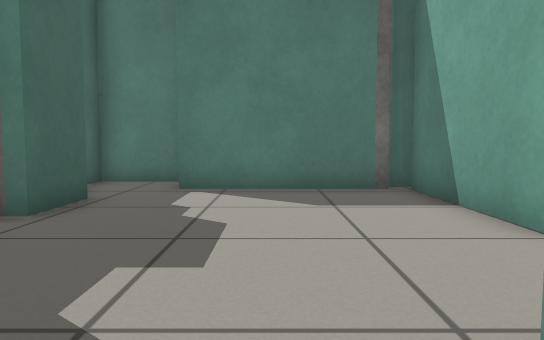
[1] (above)

15 first-person views from a walk through a Gazebo world. The camera is 0.5 m above the floor, tilts 4° down and sees 70° across. The floor is counted in squares, 0.5 m on a side. Each view is taken from the middle of a square. On the plan, view 1 faces up. The plan holds only what a view shows up to about 13 squares ahead; the rest is blank.

[2]
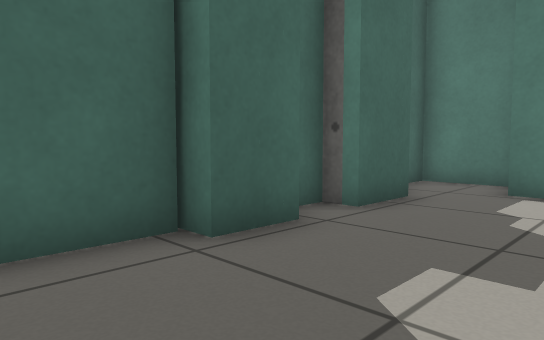

[3]
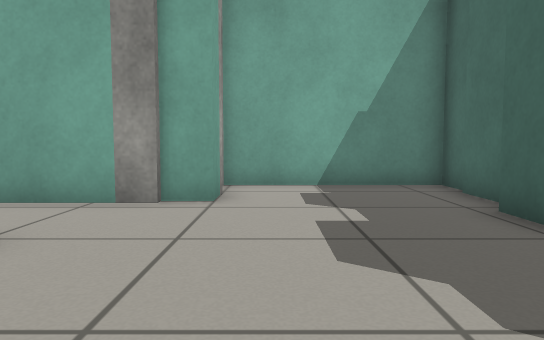

[4]
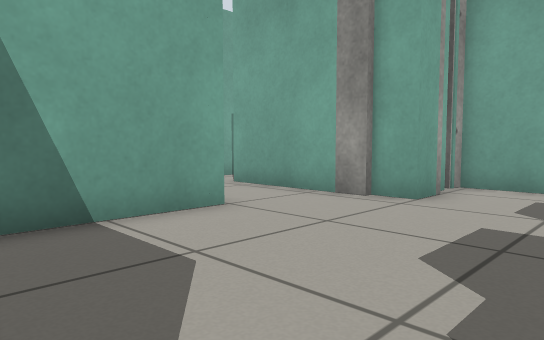

[5]
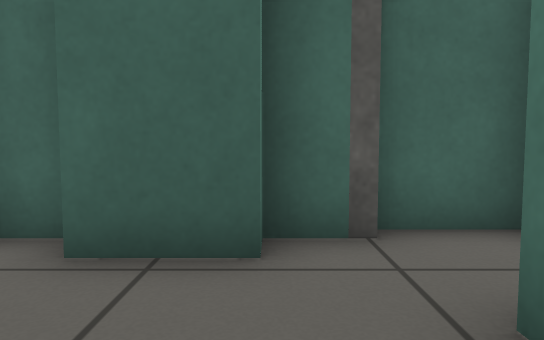

[6]
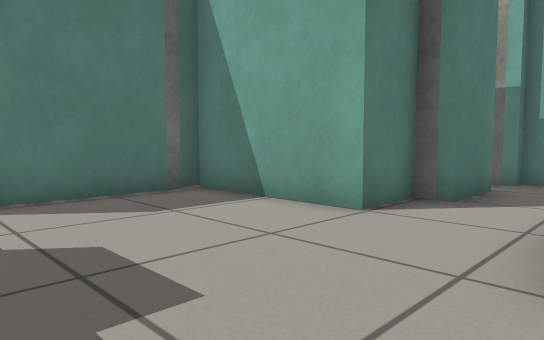

[7]
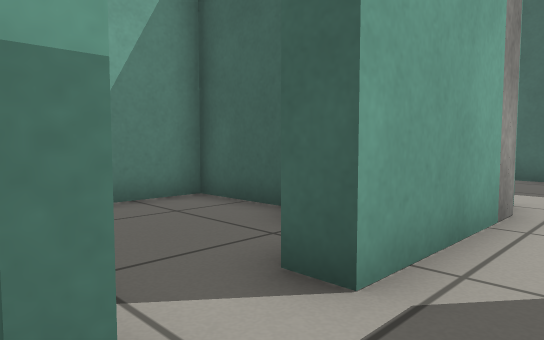

[8]
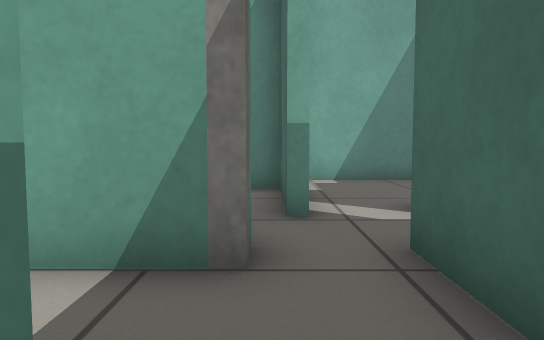

[9]
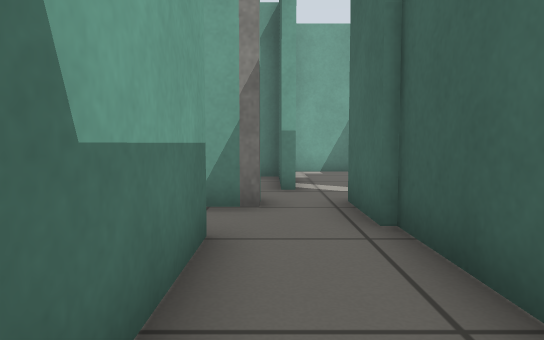

[10]
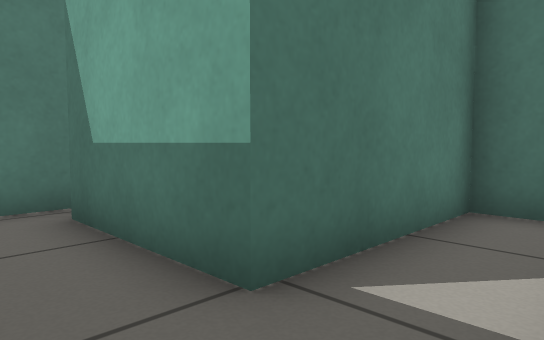

[11]
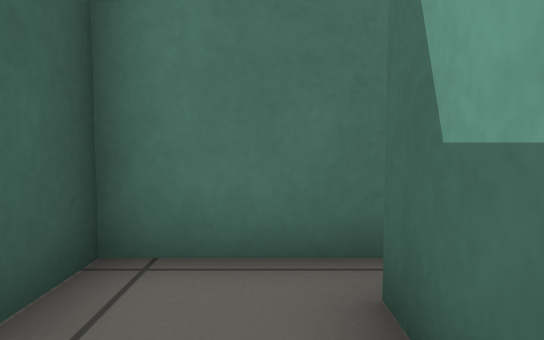

[12]
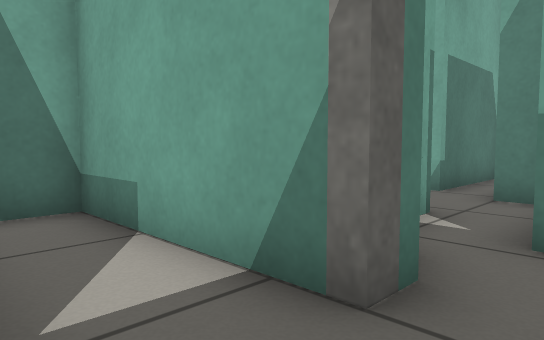

[13]
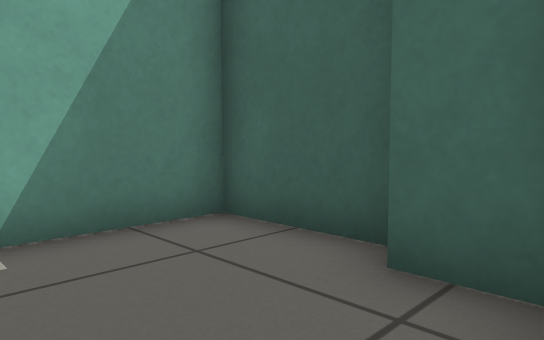

[14]
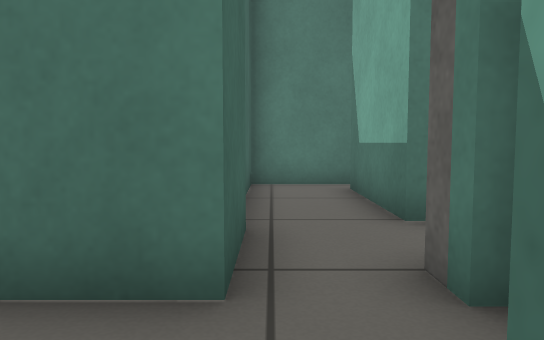

[15]
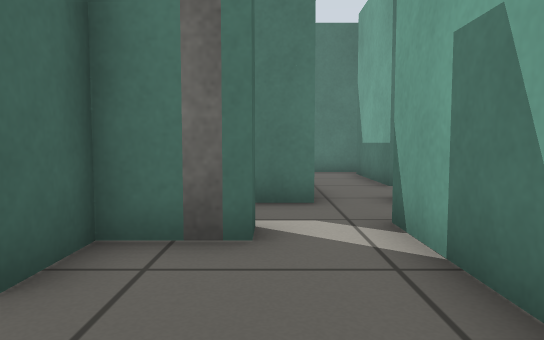

### Floor plan
Points are (right, up) in squares from view 1. A wall is a line through its corners. A room is listed if a view was taken in it or the views show most of it. See-through windows are left out.
Room 1 (views 1, 2, 3, 4, 5, 6)
walls: (-3.3, 3.9) (-3.3, 2.4) (-3.8, 2.4) (-3.8, 0.3); (3, 4.1) (3, 8.4); (-4, 8.1) (-4, 6.9) (-3.3, 6.9) (-3.3, 5.2) (-4, 5.2) (-4, 4.1); (2.6, 8.3) (-2, 8.3); (1, 0.5) (1, 1.4); (-2.4, 10) (-4.4, 10) (-4.4, 8.1); (-4, 0) (-4, -1.1) (1.1, -1.1) (1.2, -0.7)
ways out: opening at (2.5, 2.5) to room 2
Room 2 (views 7, 10, 13, 14, 15)
walls: (7.5, -1) (7.5, 1.8) (7.8, 1.8); (3.6, -0.7) (3.6, -3.4) (7, -3.4); (8.7, 2.7) (8.7, 3.4) (8.2, 3.4) (8.2, 4); (4.7, 4.1) (3, 4.1); (6.7, 4.6) (6.7, 3.4) (4.7, 3.4); (1.9, 1.6) (5.8, 1.6) (5.8, 0.9) (4.2, 0.9) (4.2, -0.5); (1, 1.4) (2, 1.4)
ways out: opening at (2.5, 2.5) to room 1; opening at (7.5, 4) to room 3
Room 3 (views 8, 9, 11, 12)
walls: (9, 10.3) (6.5, 10.3) (6.5, 5.4); (6.7, 5.5) (6.7, 4.6); (8.2, 4) (12.9, 4) (12.9, 5.9) (8.7, 5.9) (8.7, 9.5)
ways out: opening at (7.5, 4) to room 2

Positions as (right, up) in squares from view 1, and headings:
1: (0, 0), facing up
2: (0, 0), facing up-left
3: (0, 8), facing down
4: (-2, 8), facing down-right
5: (0, 7), facing left
6: (-2, 1), facing up-right
7: (8, 3), facing down-left
8: (8, 7), facing down
9: (8, 10), facing down
10: (7, 4), facing up-right
11: (8, 7), facing up
12: (7, 6), facing down-right
13: (7, 1), facing down-left
14: (7, 1), facing up
15: (6, -3), facing up
